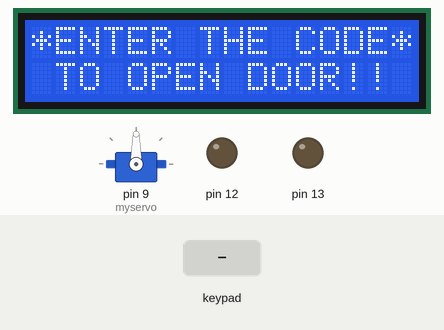
Recording of a sketch running on a simulated Arduino Uno, built with avr-gcc and run on an emulated ATmega328P. Parts: servo, 16×2 character LCD, output pins drawn as LEDs (lit = HIGH). Inputs (shaded band) come from the test bench.

Above: at 1.2 s.
1.3 s: keypad keys 0 1 2 3 pressed 0.4 s apart
At 3.3 s:
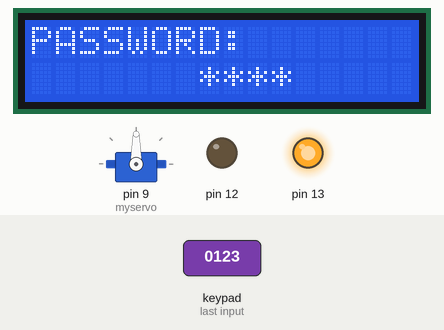
At 5.2 s:
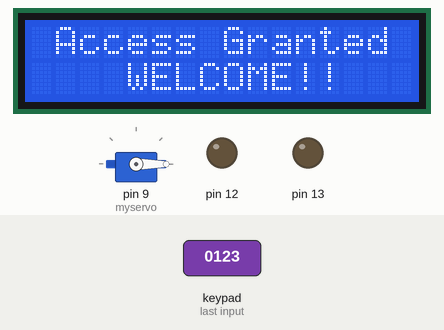
14.0 s: key '1' pressed
At 21.5 s:
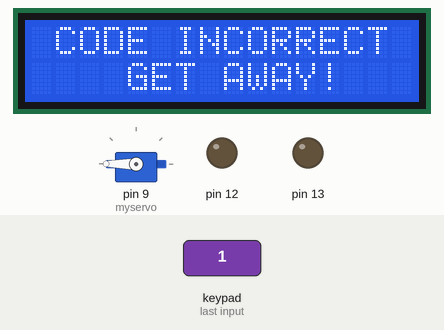
Timing chart, 0 to 23.0 s (numbered marks = the images above; inputs shaded):
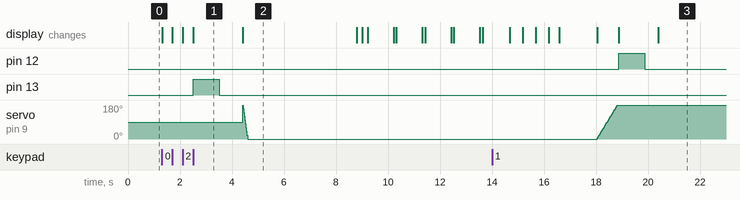

Measured:
- after the input at 1.3 s, pin 13: LOW → HIGH after 1.2 s, → LOW 1.0 s later; the display: first changes at once (image 1 shows a later state)
- after the input at 14.0 s, pin 12: LOW → HIGH after 4.9 s, → LOW 1.0 s later; the display: first differs from a run without the input after 4.9 s (image 3 shows a later state)
- what the display in image 1 shows lasts 1.9 s, from 2.5 s to 4.4 s
- what the display in image 2 shows lasts 4.4 s, from 4.4 s to 8.8 s

The sketch:

DOOR_LOCKING_SYSTEM.ino
```cpp
#include <LiquidCrystal.h>
#include <Servo.h>
#include <Keypad.h>
Servo myservo;
int pos=0; // position of servo motor
LiquidCrystal lcd(A4, A5, A3, A2, A1, A0);
const byte rows=4;
const byte cols=3;

char key[rows][cols]={
{'1','2','3'},
{'4','5','6'},
{'7','8','9'},
{'*','0','#'}
};
byte rowPins[rows]={0,1,2,3};
byte colPins[cols]={4,5,6};
Keypad keypad= Keypad(makeKeymap(key),rowPins,colPins,rows,cols);
char* password="0123";
int currentposition=0;

int red=12;
int green=13;


void setup()
{
pinMode(12,OUTPUT);
pinMode(13,OUTPUT);

displayscreen();
//Serial.begin(9600);
myservo.attach(9); //Servo motor connection

lcd.begin(16,2);

}

void loop()
{
if( currentposition==0)
{
displayscreen();

}
int l ;
char code=keypad.getKey();
if(code!=NO_KEY)
{
lcd.clear();
lcd.setCursor(0,0);
lcd.print("PASSWORD:");
lcd.setCursor(7,1);
lcd.print(" ");
lcd.setCursor(7,1);
for(l=0;l<=currentposition;++l)
{

lcd.print("*");
//keypress();
}

if (code==password[currentposition])
{
++currentposition;
if(currentposition==4)
{

unlockdoor();
currentposition=0;

}

}


else
{
incorrect();
currentposition=0;

}
}
}

//------------------ Function 1- OPEN THE DOOR--------------//

void unlockdoor()
{
digitalWrite(13,HIGH);
delay(1000);
digitalWrite(13,LOW);
delay(900);

lcd.setCursor(0,0);
lcd.println(" ");
lcd.setCursor(1,0);
lcd.print("Access Granted");
lcd.setCursor(4,1);
lcd.println("WELCOME!!");
lcd.setCursor(15,1);
lcd.println(" ");
lcd.setCursor(16,1);
lcd.println(" ");
lcd.setCursor(14,1);
lcd.println(" ");
lcd.setCursor(13,1);
lcd.println(" ");

for(pos = 180; pos>=0; pos-=5) // open the door
{
myservo.write(pos);
delay(5);
}
delay(2000);


delay(1000);
counterbeep();

delay(1000);

for(pos = 0; pos <= 180; pos +=5) // close the door
{ // in steps of 1 degree
myservo.write(pos);
delay(15);


currentposition=0;

lcd.clear();
displayscreen();

}
}

//--------------------Function 2- Wrong code--------------//

void incorrect()
{
digitalWrite(12,HIGH);
delay(1000);
digitalWrite(12,LOW);
delay(500);
lcd.clear();
lcd.setCursor(1,0);
lcd.print("CODE");
lcd.setCursor(6,0);
lcd.print("INCORRECT");
lcd.setCursor(15,1);
lcd.println(" ");
lcd.setCursor(4,1);
lcd.println("GET AWAY!!!");

lcd.setCursor(13,1);
lcd.println(" ");
Serial.println("CODE INCORRECT YOU ARE UNAUTHORIZED");
delay(3000);
lcd.clear();
displayscreen();
}
//-------Function 3 - CLEAR THE SCREEN--------------------/
void clearscreen()
{
lcd.setCursor(0,0);
lcd.println(" ");
lcd.setCursor(0,1);
lcd.println(" ");
lcd.setCursor(0,2);
lcd.println(" ");
lcd.setCursor(0,3);
lcd.println(" ");
}

//------------Function 4 - DISPLAY FUNCTION--------------------//
void displayscreen()
{

lcd.setCursor(0,0);
lcd.println("*ENTER THE CODE*");
lcd.setCursor(1 ,1);

lcd.println("TO OPEN DOOR!!");
}


//--------------Function 5 - Count down------------------//
void counterbeep()
{
delay(1200);


lcd.clear();

lcd.setCursor(2,15);
lcd.println(" ");
lcd.setCursor(2,14);
lcd.println(" ");
lcd.setCursor(2,0);
delay(200);
lcd.println("GET IN WITHIN:::");

lcd.setCursor(4,1);
lcd.print("5");
delay(200);
lcd.clear();
lcd.setCursor(2,0);
lcd.println("GET IN WITHIN:");
delay(1000);
lcd.setCursor(2,0);
lcd.println("GET IN WITHIN:");
lcd.setCursor(4,1); //2
lcd.print("4");
delay(100);
lcd.clear();
lcd.setCursor(2,0);
lcd.println("GET IN WITHIN:");
delay(1000);

lcd.setCursor(2,0);
lcd.println("GET IN WITHIN:");
lcd.setCursor(4,1);
lcd.print("3");
delay(100);
lcd.clear();
lcd.setCursor(2,0);
lcd.println("GET IN WITHIN:");
delay(1000);

lcd.setCursor(2,0);
lcd.println("GET IN WITHIN:");
lcd.setCursor(4,1);
lcd.print("2");
delay(100);
lcd.clear();
lcd.setCursor(2,0);
lcd.println("GET IN WITHIN:");
delay(1000);

lcd.setCursor(4,1);
lcd.print("1");
delay(100);
lcd.clear();
lcd.setCursor(2,0);
lcd.println("GET IN WITHIN::");

delay(1000);
delay(40);
lcd.clear();
lcd.setCursor(2,0);
lcd.print("RE-LOCKING");
delay(500);
lcd.setCursor(12,0);
lcd.print(".");
delay(500);
lcd.setCursor(13,0);
lcd.print(".");
delay(500);
lcd.setCursor(14,0);
lcd.print(".");
delay(400);
lcd.clear();
lcd.setCursor(4,0);
lcd.print("LOCKED!");
delay(440);
}
```
